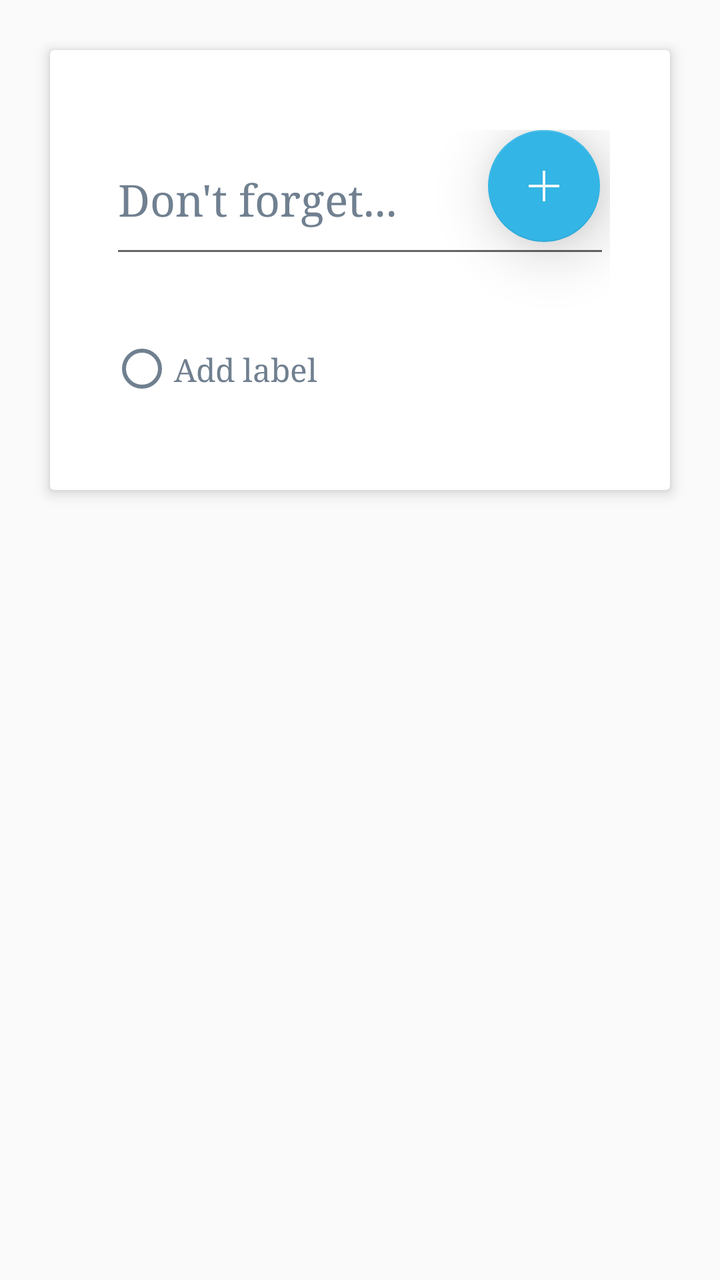
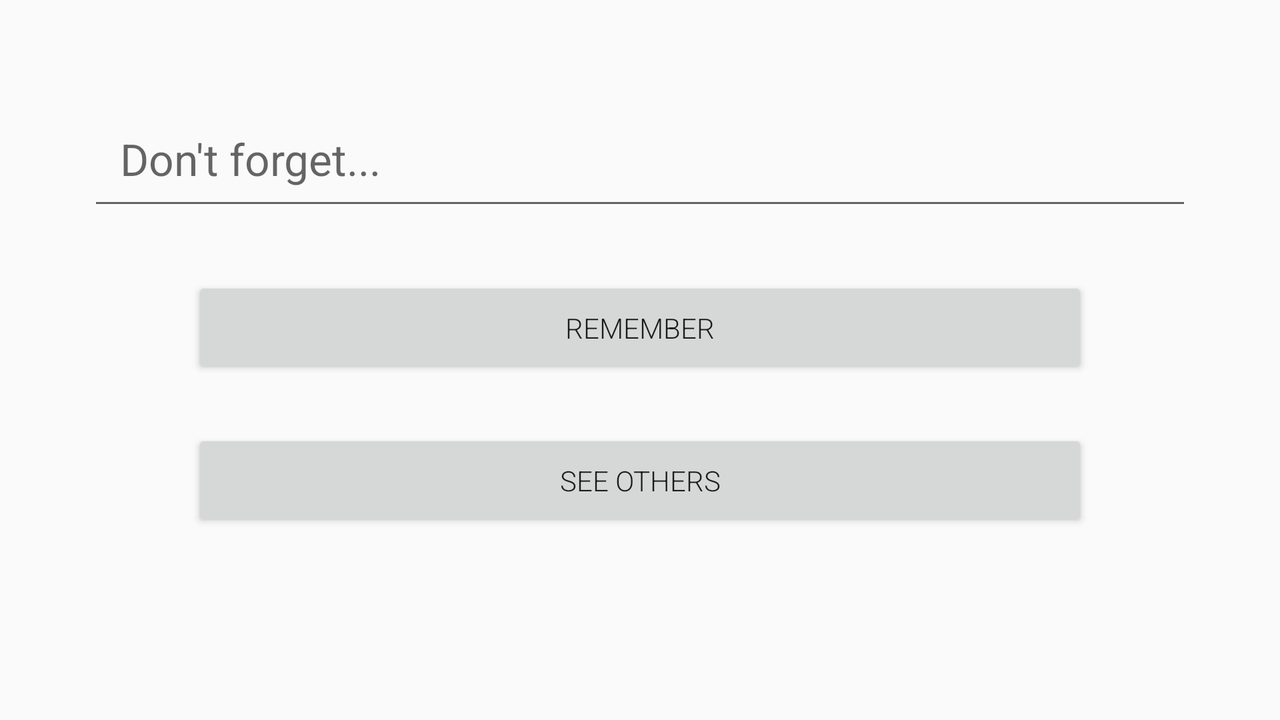

An Android layout and its configuration variant, each rendered on a device that would load it. The default file and the variant file are quoted in full after the pictures.
<!-- AndroidManifest.xml: application theme AppTheme -->
<!-- res/layout/frag_add_note.xml -->
<RelativeLayout xmlns:android="http://schemas.android.com/apk/res/android"
    xmlns:app="http://schemas.android.com/apk/res-auto"
    android:layout_width="match_parent"
    android:layout_height="match_parent" >

        <android.support.v7.widget.CardView
            android:id="@+id/add_note_card"
            android:layout_width="match_parent"
            android:layout_height="wrap_content"
            android:translationZ="2dp"

            android:layout_centerInParent="true"
            android:layout_alignParentTop="true"
            android:layout_margin="25sp">

            <RelativeLayout
                android:layout_width="match_parent"
                android:layout_height="wrap_content"
                android:paddingBottom="20sp"
                android:paddingLeft="30sp"
                android:paddingTop="40sp"
                android:paddingRight="30sp">

                <EditText
                    android:id="@+id/edit_message"
                    android:hint="@string/edit_message"
                    android:maxLines="1"
                    android:layout_width="match_parent"
                    android:layout_height="wrap_content"
                    android:layout_marginBottom="20sp"
                    android:paddingTop="20sp"
                    android:paddingBottom="20sp"
                    android:textSize="22sp"
                    android:textColor="@color/slate_grey"
                    android:fontFamily="serif"
                    android:textAppearance="@color/slate_grey"
                    android:textColorHint="@color/slate_grey" />

                <RadioButton
                    android:layout_width="wrap_content"
                    android:layout_height="wrap_content"
                    android:text="Add label"
                    android:id="@+id/add_label_rb"
                    android:paddingTop="20sp"
                    android:paddingBottom="20sp"
                    android:checked="false"
                    android:textSize="16sp"
                    android:layout_below="@+id/edit_message"
                    android:layout_alignLeft="@+id/edit_message"
                    android:layout_alignStart="@+id/edit_message"
                    android:layout_marginBottom="10sp"
                    android:textColor="@color/slate_grey"
                    android:clickable="false"
                    android:fontFamily="serif"
                    android:buttonTint="@color/slate_grey" />


                <android.support.design.widget.FloatingActionButton
                    android:layout_width="wrap_content"
                    android:layout_height="wrap_content"
                    android:id="@+id/add_note_fab"
                    android:src="@mipmap/whitish_add"
                    app:backgroundTint="@color/app_blue"
                    app:fabSize="normal"
                    android:layout_alignBottom="@+id/add_label_radioButton"
                    android:layout_alignRight="@+id/edit_message"
                    android:layout_alignEnd="@+id/edit_message"
                    android:translationZ="12sp"
                    android:layout_marginRight="5sp" />

            </RelativeLayout>

        </android.support.v7.widget.CardView>


</RelativeLayout>
<!-- resources referenced by this layout -->
<resources>
  <color name="app_blue">#33B5E5</color>
  <color name="slate_grey">#708090</color>
  <!-- mipmap whitish_add: png bitmap (mipmap-hdpi, 200 bytes) -->
  <string name="edit_message">Don\'t forget...</string>
  <style name="AppTheme" parent="Theme.AppCompat.Light.DarkActionBar">
  
          
          <item name="android:actionBarStyle">@style/MyActionBar</item>
  
          
          <item name="actionBarStyle">@style/MyActionBar</item>
  
          <item name="colorAccent">@color/app_blue</item>
      </style>
  <style name="MyActionBar" parent="Widget.AppCompat.ActionBar">
          <item name="android:background">@color/app_blue</item>
  
          
          <item name="background">@color/app_blue</item>
          <item name="android:minWidth">0dp</item>
  
          
      </style>
</resources>
<!-- res/layout-land/frag_add_note.xml (the repository's variant of the layout above) -->
<!-- drawn on the phone turned sideways -->
<LinearLayout
    xmlns:android="http://schemas.android.com/apk/res/android"
    xmlns:tools="http://schemas.android.com/tools"

    android:layout_width="match_parent"
    android:layout_height="match_parent"
    android:orientation="vertical"
    android:weightSum="1"
    >

    <LinearLayout
        android:layout_height="0dp"
        android:layout_width="fill_parent"
        android:layout_weight="0.35"

        >

        <EditText android:id="@+id/edit_message"
            android:layout_gravity="bottom"
            android:layout_width="match_parent"
            android:layout_height="wrap_content"
            android:hint="@string/edit_message"

            android:layout_marginRight="@dimen/activity_land_horizontal_margin"
            android:layout_marginLeft="@dimen/activity_land_horizontal_margin"
            android:layout_marginBottom="8dp"

            android:paddingLeft="@dimen/activity_horizontal_margin"
            android:paddingRight="@dimen/activity_horizontal_margin"
            android:paddingTop="@dimen/activity_vertical_margin"
            android:paddingBottom="@dimen/activity_vertical_margin"

            android:textSize="22sp"

            />

    </LinearLayout>

    <LinearLayout
        android:layout_height="0dp"
        android:layout_width="fill_parent"
        android:layout_weight="0.53"
        android:orientation="vertical"
        android:weightSum="1"
        >

        <LinearLayout
            android:layout_height="0dp"

            android:layout_width="fill_parent"
            android:layout_weight="0.40"

            android:orientation="horizontal"
            android:weightSum="1"
            android:gravity="center"
            >

            <Button
                android:text="@string/button_save"
                android:onClick="saveMessage"
                android:fontFamily="sans-serif-light"
                android:layout_weight="0.7"
                android:layout_width="0dp"
                android:layout_height="wrap_content"

                android:paddingLeft="@dimen/activity_land_horizontal_margin"
                android:paddingRight="@dimen/activity_land_horizontal_margin"
                android:paddingTop="@dimen/activity_land_vertical_margin"
                android:paddingBottom="@dimen/activity_land_vertical_margin"
                />
        </LinearLayout>

        <LinearLayout
            android:layout_width="fill_parent"
            android:layout_height="0dp"
            android:layout_weight="0.40"

            android:gravity="center"
            android:orientation="horizontal"
            android:weightSum="1"
            >
            <Button
                android:text="@string/button_see_notes"
                android:onClick="seeNotes"
                android:fontFamily="sans-serif-light"
                android:layout_weight="0.7"
                android:layout_width="0dp"
                android:layout_height="wrap_content"

                android:paddingLeft="@dimen/activity_land_horizontal_margin"
                android:paddingRight="@dimen/activity_land_horizontal_margin"
                android:paddingTop="@dimen/activity_land_vertical_margin"
                android:paddingBottom="@dimen/activity_land_vertical_margin"
                />
        </LinearLayout>

    </LinearLayout>


    <LinearLayout
        android:layout_width="fill_parent"
        android:layout_height="0dp"
        android:layout_weight="0.14
        "
        android:background="@color/bottom_bar_blue"
        >
    </LinearLayout>

</LinearLayout>
<!-- resources referenced by the variant -->
<!-- as the phone turned sideways resolves them -->
<resources>
  <dimen name="activity_horizontal_margin">16dp</dimen>
  <dimen name="activity_land_horizontal_margin">44dp</dimen>
  <dimen name="activity_land_vertical_margin">16dp</dimen>
  <dimen name="activity_vertical_margin">16dp</dimen>
  <string name="button_save">REMEMBER</string>
  <string name="button_see_notes">SEE OTHERS</string>
  <string name="edit_message">Don\'t forget...</string>
  <style name="AppTheme" parent="Theme.AppCompat.Light.DarkActionBar">
  
          
          <item name="android:actionBarStyle">@style/MyActionBar</item>
  
          
          <item name="actionBarStyle">@style/MyActionBar</item>
  
          <item name="colorAccent">@color/app_blue</item>
      </style>
  <style name="MyActionBar" parent="Widget.AppCompat.ActionBar">
          <item name="android:background">@color/app_blue</item>
  
          
          <item name="background">@color/app_blue</item>
          <item name="android:minWidth">0dp</item>
  
          
      </style>
  <color name="app_blue">#33B5E5</color>
</resources>
